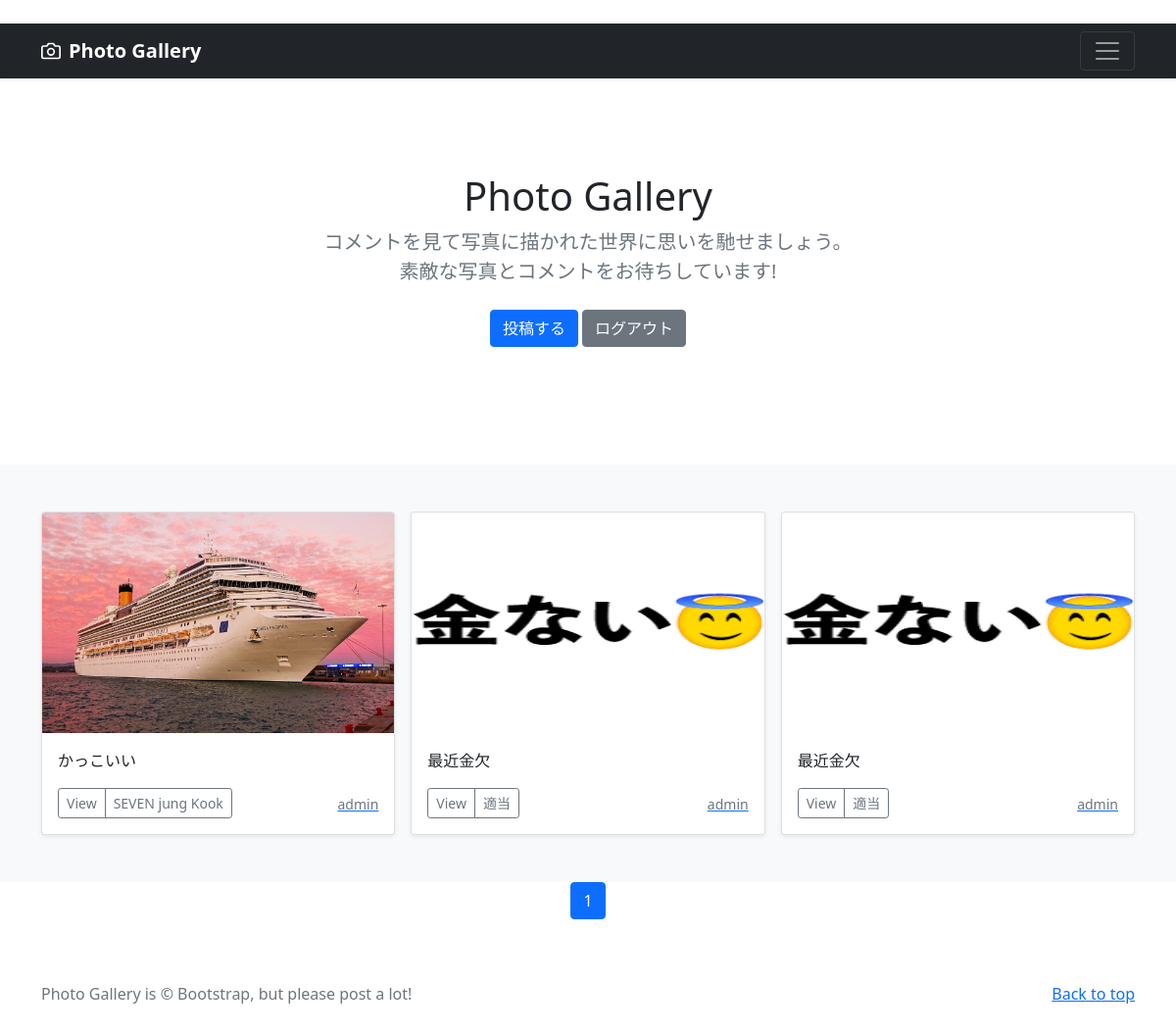
Screenshot of /user-list/1 (signed in) with the database file from the repository.
### photo/models.py (models this page shows, shortened)
class PhotoPost(models.Model):
    user = models.ForeignKey(
        CustomUser,
        verbose_name='ユーザー',
        on_delete=models.CASCADE
        )
    category = models.ForeignKey(
        Category,
        verbose_name='カテゴリ',
        on_delete=models.PROTECT
        )
    title = models.CharField(
        verbose_name='タイトル', # フィールドのタイトル
        max_length=200        # 最大文字数は200
        )
    comment = models.TextField(
        verbose_name='コメント',  # フィールドのタイトル
        )
    image1 = models.ImageField(
        verbose_name='イメージ1',# フィールドのタイトル
        upload_to = 'photos'   # MEDIA_ROOT以下のphotosにファイルを保存
        )
    image2 = models.ImageField(
        verbose_name='イメージ2',# フィールドのタイトル
        upload_to = 'photos',  # MEDIA_ROOT以下のphotosにファイルを保存
        blank=True,            # フィールド値の設定は必須でない
        null=True              # データベースにnullが保存されることを許容
        )
    posted_at = models.DateTimeField(
        verbose_name='投稿日時', # フィールドのタイトル
        auto_now_add=True       # 日時を自動追加
        )

class Category(models.Model):
    title = models.CharField(
        verbose_name='カテゴリ', # フィールドのタイトル
        max_length=20)

### accounts/models.py (models this page shows)
class CustomUser(AbstractUser):
    pass

### photo/views.py (the view)
class UserView(ListView):
    template_name ='index.html'
    paginate_by = 9
    def get_queryset(self):
      user_id = self.kwargs['user']
      user_list = PhotoPost.objects.filter(
        user=user_id).order_by('-posted_at')
      return user_list

### photo/templates/index.html (shortened to what this page needs)
{% extends 'base.html' %}
      {% block contents %}
      {% include "photos_title.html" %}
      {% include "photos_list.html" %}
      {% include "pagination.html" %}
      {% endblock %}

### photo/templates/photos_list.html (shortened to what this page needs)
  <div class="album py-5 bg-light">
    <div class="container">
      <div class="row row-cols-1 row-cols-sm-2 row-cols-md-3 g-3">
        {% for record in object_list %}
        <div class="col">
          <div class="card shadow-sm">
            <img src="{{ record.image1.url }}"
                 class="bd-placeholder-img card-img-top"
                 width="100%" height="225"
                 xmlns="http://www.w3.org/2000/svg"
                 role="img" aria-label="Placeholder: Thumbnail"
                 preserveAspectRatio="xMidYMid slice"
                 focusable="false">
                 <rect width="100%" height="100%" fill="#55595c"/>
            <div class="card-body">
              <p class="card-text">
                {{record.title}}
              </p>
              <div class="d-flex justify-content-between align-items-center">
                <div class="btn-group">
                  <button type="button"
                          class="btn btn-sm btn-outline-secondary"
onclick="location.href='{% url 'photo:photo_detail' record.pk %}'">
                          View</button>
                  <button type="button"
                          class="btn btn-sm btn-outline-secondary"
onclick="location.href='{% url 'photo:photos_cat' category=record.category.id %}'">
                          {{record.category.title}}</button>
                </div>
                <a href="{% url 'photo:user_list' user=record.user.id %}">
                  <small class="text-muted">
                    {{record.user.username}}</small>
                </a>
              </div>
            </div>
          </div>
        </div>
        {% endfor %}
      </div>
    </div>
  </div>

### photo/templates/base.html (style rules this page uses)
.bd-placeholder-img { font-size: 1.125rem; text-anchor: middle; -webkit-user-select: none; -moz-user-select: none; user-select: none; }

### rows the page displays
PhotoPost: image1 (picture), title "かっこいい", category "SEVEN jung Kook", user.username "admin"
PhotoPost: image1 (picture), title "最近金欠", category "適当", user.username "admin"
PhotoPost: image1 (picture), title "最近金欠", category "適当", user.username "admin"

### other values shown
{{ num }} "1"
